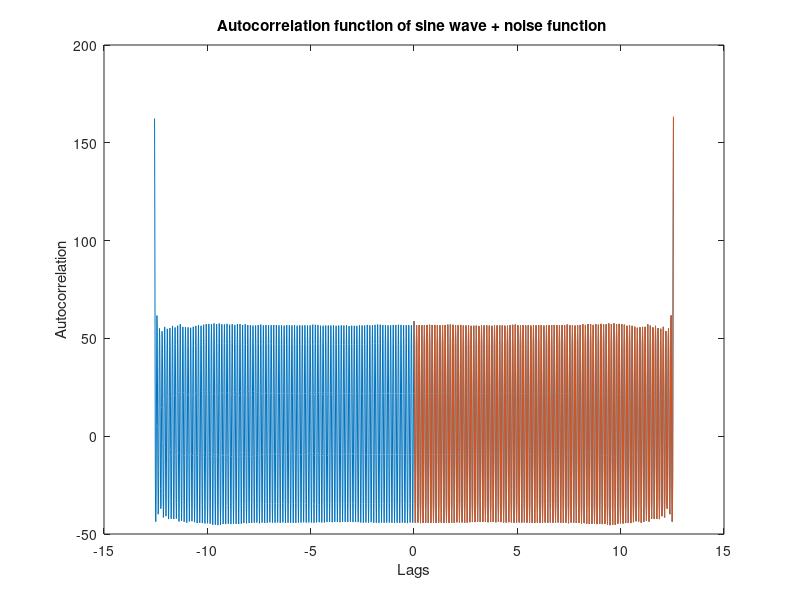

Write the MATLAB code that produced this figure.
clear all;
% Wave properties
A1=10;                           % Amplitude (dimensionless)
w1=50;                           % esta es la angular Frequency, frequency = w1/dos pi
frecuencia_teorica= w1/(2*pi)
periodo = 1/frecuencia_teorica  %% periodo de oscilacion
dt = periodo/10;
ndats = 1000;
t=[dt:dt:ndats*dt];
% Noise inclusion
noiseAmplitude=randi(5);
noise=noiseAmplitude* rand(1, length(t));
% Sum of a w1-Hz sinusoid and a noise
x=A1*cos(w1*t)+noise; 
plot(t,x,'k-o')
[y,lags]=xcorr(x,'unbiased');
plot(lags*dt,y), grid
hold on
tmax=dt*ndats;
df=1./tmax;
hold on
% Wave properties
A2=10;                           % Amplitude (dimensionless)
w2=50;                           % esta es la angular Frequency, frequency = w1/dos pi
frecuencia_teorica2= w2/(2*pi)
periodo2 = 1/frecuencia_teorica2  %% periodo de oscilacion
dt2 = periodo2/10;
ndats2 = 1000;
t2=[dt2:dt2:ndats2*dt2];
% Noise inclusion
noiseAmplitude2=randi(5);
noise2=noiseAmplitude2* rand(1, length(t2));
% Sum of a w1-Hz sinusoid and a noise
x2=A2*cos(w2*t)+noise; 
x2=x2 - mean(x2); % Deleting the mean value
x2=x2./std(x2); % Normalizing the time series
for tau=(0:1000) % We have to fix the negative values of tau (if)
    Rxx(tau+1)= 1; % Assuring the series starts at 1
    for n=1+tau:ndats2 % Ensuring vector index such as positive values
        Rxx(tau+1)=Rxx(tau+1)+x(n)*x(n-tau);
    end;
    Rxx(tau+1)=Rxx(tau+1)/(ndats2-tau);
    lag(tau+1)=tau*dt2; % Horizontal axis at the same as 
end;
plot(lag,Rxx)
grid;
title('Autocorrelation function of sine wave + noise function ');
xlabel('Lags');
ylabel('Autocorrelation');
